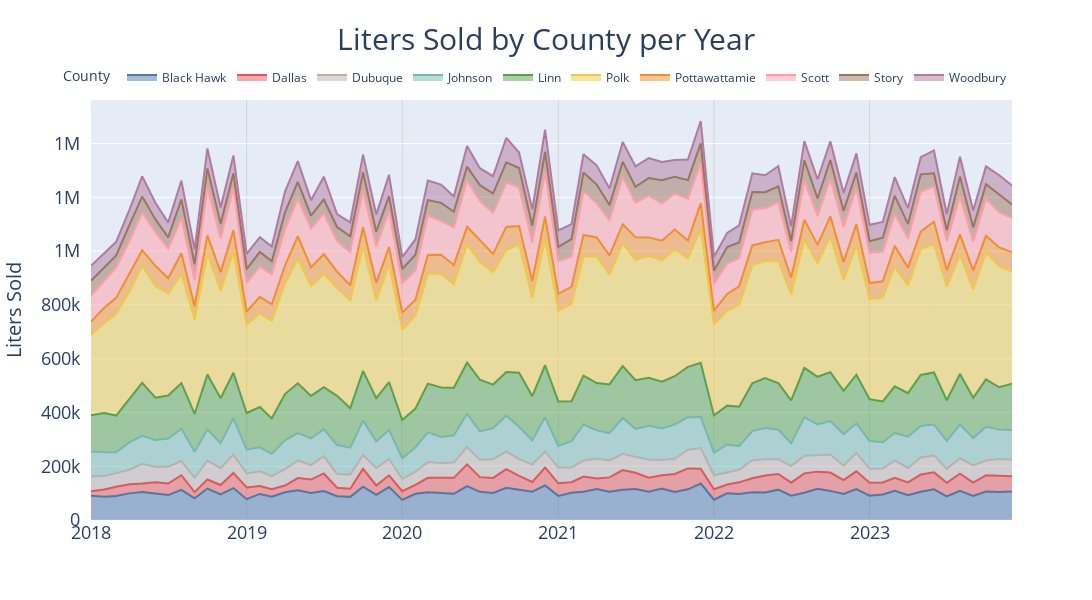

Here is the notebook cell this chart was saved with:
### Code cell
# Create the stacked area chart
fig = px.area(
    month_df_long,
    x='month_year', 
    y='liters_sold',
    color='county',
    color_discrete_map=county_colors,  # Custom colors
    title='Liters Sold by County',
    labels={'index': 'Month Year', 'county': 'County ', 'month_year': 'Month Year ', 'liters_sold':'Liters Sold '},
    width = 1100, 
    height = 600
)

# Update layout
fig.update_layout(

        xaxis=dict(
        title=None,
        tickfont=dict(size=18),
        showgrid = True,
        gridcolor = 'LightGrey'

    ), 
    yaxis=dict(
        title="Liters Sold",
        title_font = dict(size = 20),
        tickfont=dict(size=18),
        ticksuffix = '  ',
        tickformat=".0s"
    ),

    legend=dict(
        orientation="h",
        yanchor="bottom",
        y=1.02,
        xanchor="right",
        x=1
    ),
        title=dict(
        text = "Liters Sold by County per Year",  
        font = dict(size = 30),
        x = .5,
        xanchor = 'center'),
       
)
# Display the plot
fig.show()
